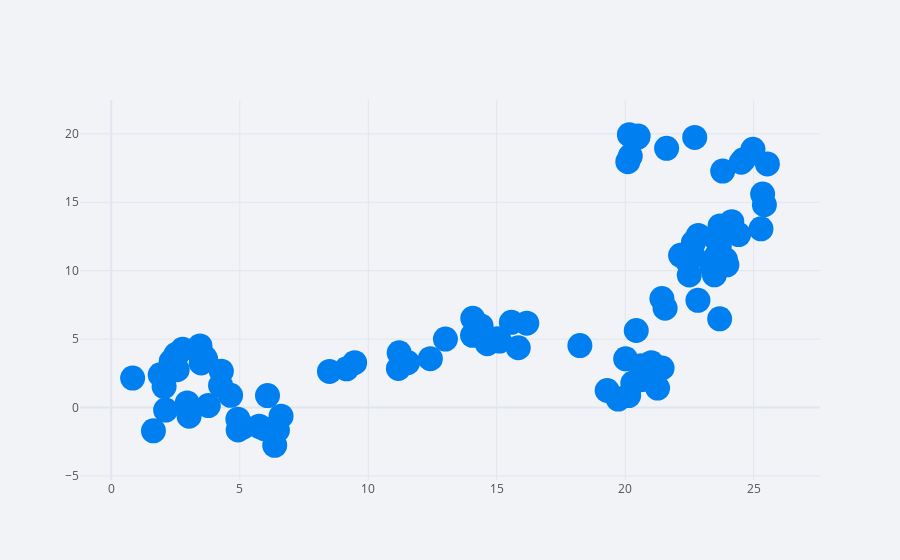

The code cell stored with this chart in its notebook:
### Code cell
df.iplot(x='A', y='B', mode='markers', size=25)
